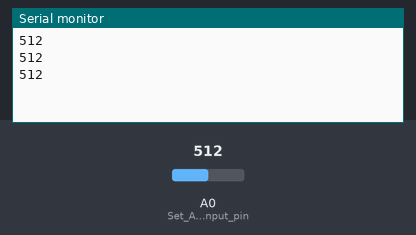
Bench run of a sketch on a simulated ATtiny85, built with avr-gcc and run on an emulated ATtiny85. On the bench: the last lines printed to the serial monitor. The inputs (shaded band) are chosen by the test bench; at power-on: A0 (Set_A0_as_an_input_pin) = 512.

Above: at 1.3 s.
1.4 s: A0 (Set_A0_as_an_input_pin) set to 716
At 1.9 s:
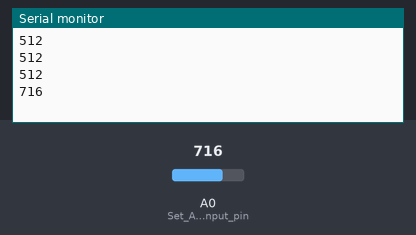
2.9 s: A0 (Set_A0_as_an_input_pin) set to 900
At 3.4 s:
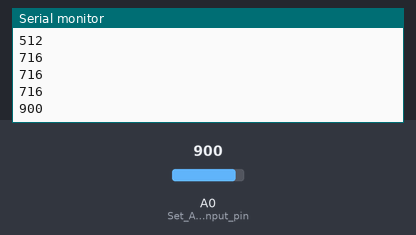
Timing chart, 0 to 5.9 s (numbered marks = the images above; inputs shaded):
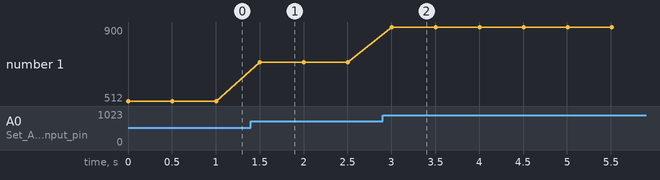

Measured:
- after the input at 1.4 s, the serial monitor: prints a new line after 0.10 s (image 1)
- after the input at 2.9 s, the serial monitor: prints a new line after 0.11 s (image 2)
- plotted number 1: 512 → 716 after the input at 1.4 s, 716 → 900 after the input at 2.9 s

The sketch:

potentiameter.ino
```cpp
int Value; // Declare a variable to store the analog value

void setup() {
  pinMode(A0, INPUT); // Set A0 as an input pin (optional, analog pins default to input)
  Serial.begin(9600); // Start the serial communication to print the value
}

void loop() {
  Value = analogRead(A0); // Read the analog value from A0 (0 to 1023)
  Serial.println(Value);  // Print the value to the Serial Monitor
  delay(500);             // Add a small delay (e.g., 500ms) to avoid flooding the Serial Monitor
}
```

lol.c
```cpp
int counter = 0;

void setup() {
  for (int i = 2; i <= 7; i++) {
    pinMode(i, OUTPUT);
  }
}

void loop() {
  // Loop through pins 2 to 7 (6 bits)
  for (int i = 2; i <= 7; i++) {
    if (counter & (1 << (i - 2))) {
      digitalWrite(i, HIGH);
    } else {
      digitalWrite(i, LOW);
    }
  }

  counter++;

  // Optionally, reset the counter if it exceeds the maximum 6-bit value (63)
  if (counter > 63) {
    counter = 0;  // Reset counter to 0 after it reaches 64 (binary 1000000)
  }

  delay(100);  // Delay to make the change visible
}
```
